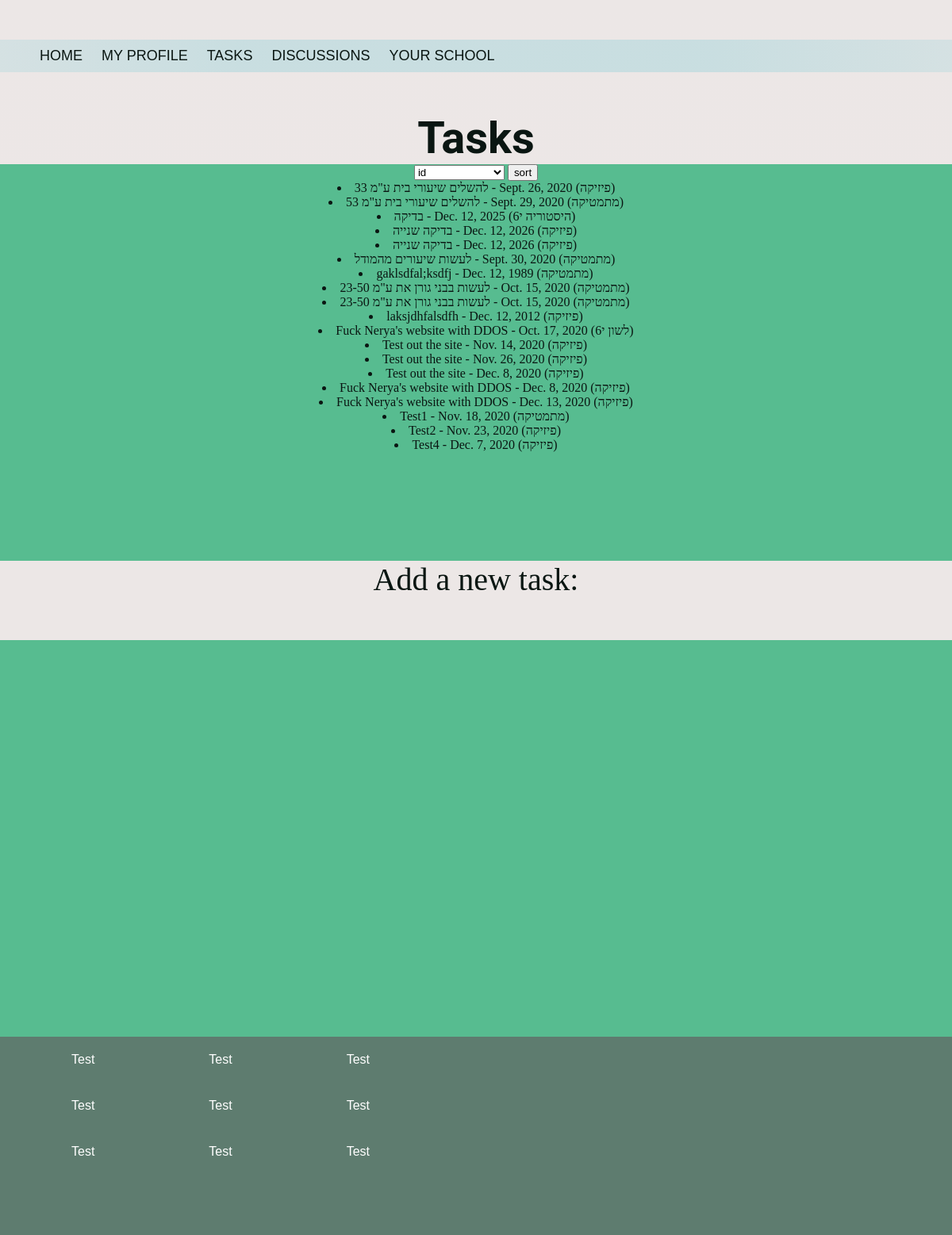
/tasks/ (signed in), run on the app's committed database.
### schedules/models.py (models this page shows, shortened)
class Task(models.Model):
    task = models.TextField(name="task", default="none")
    schedule_class = models.ManyToManyField(ScheduleClass, name="schedule_class")
    date = models.DateField(name="date", default=now())
    school = models.ManyToManyField(School, name="school")

class ScheduleClass(models.Model):
    name = models.CharField(default="none", max_length=800)
    _id = models.IntegerField(default=0)
    homeRoom = models.BooleanField()

### schedules/views.py (the view)
# urls.py: path('tasks/', views.tasks)
def tasks(request):
    user = request.user
    if not user.is_authenticated:
        return HttpResponseRedirect('http://127.0.0.1:8000/')
    context = {
        'fields': Task._meta.get_fields(),
        'tasks': Task.objects.filter(schedule_class__in=user.classes.all())
    }
    if request.GET.get('fieldSelect'):
        context['field'] = request.GET.get('fieldSelect')
    else:
        context['field'] = 'id'
    return render(request, 'schedules/tasksView.html', context)

### schedules/templatetags/schedule_extras.py (called while the page is built)
def order_by(model, arg):
    try:
        return model.order_by(arg)
    except:
        return ["error"]

### schedules/templates/schedules/tasksView.html (shortened to what this page needs)
{% extends 'schedules/home.html' %}
{% load static %}
{% load schedule_extras %}
{% block head %}
<head>
    <link rel="stylesheet" href="{% static 'schedules/styling.css' %}"/>
</head>
{% endblock %}
    {% block body %}
        <h1>Tasks</h1>
    {% endblock %}
    {% block form1 %}
        <form>
            <select id="fieldSelect" name="fieldSelect">
            {% for i in fields %}
                <option value="{{ i.name }}">{{ i.name }}</option>
            {% endfor %}
            </select>
        <input type="submit" value="sort">
        </form>
    {% for item in tasks|order_by:field %}
            {% with itemClass=item.schedule_class.all|first %}
        <li>{{ item.task }} - {{ item.date }} ({{ itemClass.name }})</li>
            {% endwith %}
    {% endfor %}
    {% endblock %}

### schedules/templates/schedules/home.html (shortened to what this page needs)
{% load static %}
<!DOCTYPE html>
<html lang="en">
{% block head %}{% endblock %}
<body>
    <nav>
        <ul>
            <li><a href="http://127.0.0.1:8000/">HOME</a></li>
            {% if user.is_authenticated %}
            <li><a href="http://127.0.0.1:8000/mainProfile/">MY PROFILE</a></li>
            <li><a href="http://127.0.0.1:8000/tasks/">TASKS</a></li>
            {% else %}
            <li><a href="http://127.0.0.1:8000/mainProfile/">SIGN UP</a></li>
            {% endif %}
            <li><a href="#">DISCUSSIONS</a></li>
            <li><a href="http://127.0.0.1:8000/yourSchool">YOUR SCHOOL</a></li>
        </ul>
    </nav>
{% block body %}{% endblock %}
    <div class="content1">
        {% block form1 %}{% endblock %}
    </div>
    <div class="content2" style="font-size: 40px; text-align: center;">
        Add a new task:
    </div>
    <div class="content1" >
    </div>
    <div id="footer">
        <ul>
            <li>Test</li>
            <li>Test</li>
            <li>Test</li>
        </ul>
        <ul>
            <li>Test</li>
            <li>Test</li>
            <li>Test</li>
        </ul>
        <ul>
            <li>Test</li>
            <li>Test</li>
            <li>Test</li>
        </ul>
    </div>
</body>
</html>

### schedules/static/schedules/styling.css (style rules this page uses)
* { margin: 0; }
body { background: linear-gradient(#ece7e6, #eee7e7); color: #0a1612; }
h1 { font-size: 56px; font-family: "Roboto", "Lucida Grande", Verdana, Arial, sans-serif; text-align: center; }
nav { padding: 50px 0; min-width: 500px; }
nav ul { background: linear-gradient(90deg, rgba(119, 201, 212, 0.2) 0%, rgba(119, 201, 212, 0.3) 25%, rgba(119, 201, 212, 0.3) 75%, rgba(119, 201, 212, 0.2) 100%); }
nav ul li { display: inline-block; }
nav ul li a { padding: 10px; font-size: 18px; color: #0a1612; font-family: Arial; text-decoration: none; display:block; }
.content1 { position: relative; padding: 0%; margin: 0%; height: 500px; width: 100%; text-align: center; background-color: #57bc90; }
.content2 { min-height: 100px; background-color: #ece7e6; }
#footer { min-height: 250px; background-color: #5e7c6f; }
#footer ul { display: inline-block; }
#footer ul li { padding: 20px 50px; list-style-type: none; font-family: Arial, Helvetica, sans-serif; color: #FFFFFF; }
#footer ul::before { padding-top: 20px; }

### data on the page
Task: task "להשלים שיעורי בית ע\"מ 33", date "Sept. 26, 2020", schedule_class.name "פיזיקה"
Task: task "להשלים שיעורי בית ע\"מ 53", date "Sept. 29, 2020", schedule_class.name "מתמטיקה"
Task: task "בדיקה", date "Dec. 12, 2025", schedule_class.name "היסטוריה י6"
Task: task "בדיקה שנייה", date "Dec. 12, 2026", schedule_class.name "פיזיקה"
Task: task "בדיקה שנייה", date "Dec. 12, 2026", schedule_class.name "פיזיקה"
Task: task "לעשות שיעורים מהמודל", date "Sept. 30, 2020", schedule_class.name "מתמטיקה"
Task: task "gaklsdfal;ksdfj", date "Dec. 12, 1989", schedule_class.name "מתמטיקה"
Task: task "לעשות בבני גורן את ע\"מ 23-50", date "Oct. 15, 2020", schedule_class.name "מתמטיקה"
Task: task "לעשות בבני גורן את ע\"מ 23-50", date "Oct. 15, 2020", schedule_class.name "מתמטיקה"
Task: task "laksjdhfalsdfh", date "Dec. 12, 2012", schedule_class.name "פיזיקה"
Task: task "Fuck Nerya's website with DDOS", date "Oct. 17, 2020", schedule_class.name "לשון י6"
Task: task "Test out the site", date "Nov. 14, 2020", schedule_class.name "פיזיקה"
Task: task "Test out the site", date "Nov. 26, 2020", schedule_class.name "פיזיקה"
Task: task "Test out the site", date "Dec. 8, 2020", schedule_class.name "פיזיקה"
Task: task "Fuck Nerya's website with DDOS", date "Dec. 8, 2020", schedule_class.name "פיזיקה"
Task: task "Fuck Nerya's website with DDOS", date "Dec. 13, 2020", schedule_class.name "פיזיקה"
Task: task "Test1", date "Nov. 18, 2020", schedule_class.name "מתמטיקה"
Task: task "Test2", date "Nov. 23, 2020", schedule_class.name "פיזיקה"
Task: task "Test4", date "Dec. 7, 2020", schedule_class.name "פיזיקה"

### other printed values
form field fieldSelect "id"
